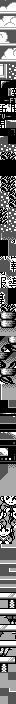

Tiled map render using the project's own tile images. Description and the whole map definition, tile-layer contents included, below:
An orthogonal 2x88 tile map with 8x8 px tiles, 1 tile layer (metatiles).

<map height="88" orientation="orthogonal" renderorder="right-down" tileheight="8" tilewidth="8" width="2">
	<tileset firstgid="1" tilewidth="8" tileheight="8">
		<image source="../../../gfx/tilesets/gfx_06b_66fe.png" />
	</tileset>
	<layer height="88" id="1" name="metatiles" width="2">
		<data encoding="csv">
2, 4,
3, 5,
6, 8,
7, 3,
9, 11,
10, 12,
13, 15,
14, 5,
16, 18,
17, 18,
19, 21,
20, 22,
23, 25,
24, 26,
27, 29,
28, 30,
20, 32,
31, 20,
18, 18,
33, 34,
20, 20,
20, 20,
33, 34,
33, 34,
18, 33,
18, 33,
34, 18,
34, 18,
18, 18,
35, 36,
20, 37,
20, 38,
39, 41,
40, 42,
43, 45,
44, 46,
47, 20,
48, 20,
33, 34,
49, 50,
49, 50,
51, 51,
52, 49,
53, 54,
50, 52,
55, 56,
49, 50,
57, 58,
59, 51,
60, 61,
20, 63,
62, 64,
65, 67,
66, 66,
68, 69,
66, 70,
71, 73,
72, 74,
75, 51,
76, 61,
61, 61,
61, 61,
77, 79,
78, 80,
81, 83,
82, 84,
85, 87,
86, 88,
89, 90,
75, 75,
90, 90,
75, 89,
90, 90,
90, 90,
91, 92,
61, 93,
91, 91,
94, 95,
92, 91,
96, 97,
91, 91,
98, 99,
91, 100,
93, 61,
101, 75,
61, 61,
75, 89,
61, 75</data>
	</layer>
</map>
